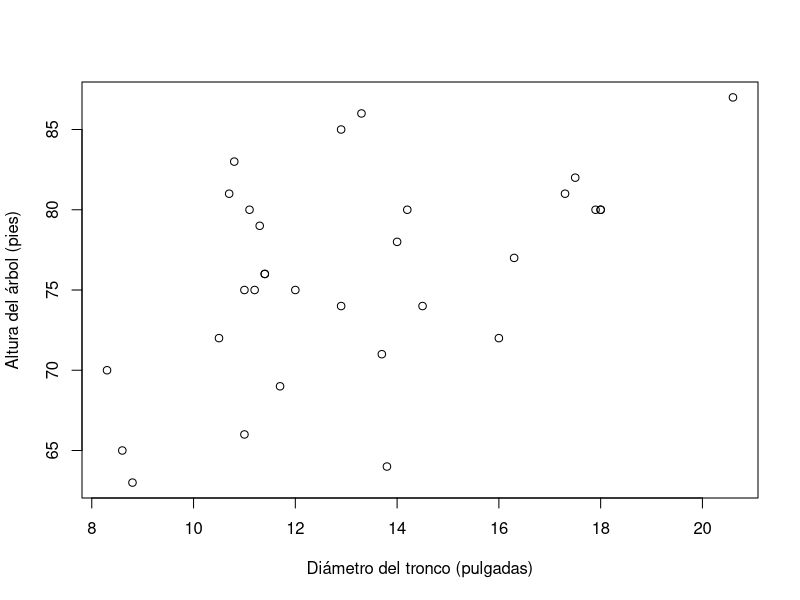
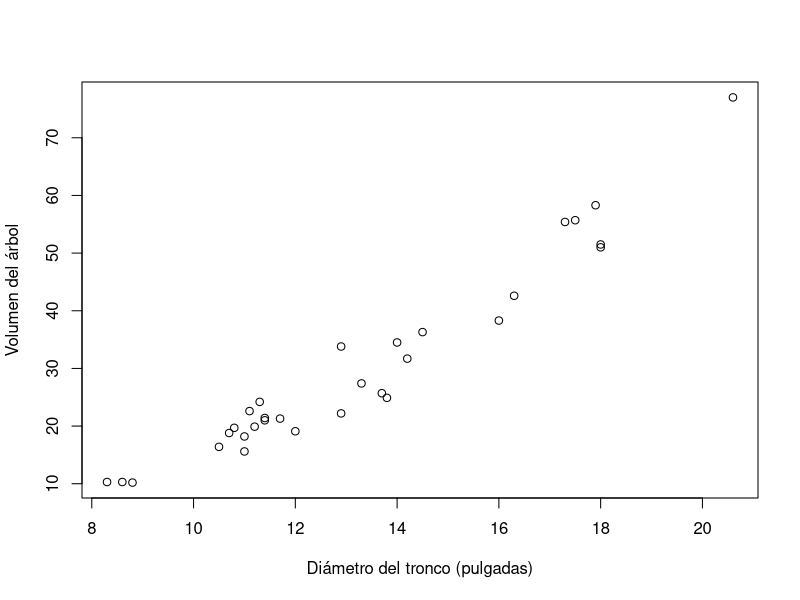

Recreate these plots in R, in order.
# Definir los números como un vector
numeros <- c(7.3, 6.8, 0.005, 9, 12, 2.4, 18.9, 0.9)

# Calcular la media
media <- mean(numeros)
print(media)

# Calcular la raíz cuadrada de cada número
raiz_cuadrada <- sqrt(numeros)
raiz_cuadrada


# Cargar los datos del archivo cherries.csv
cherries <- read.csv("cherries.csv")
print(cherries)

#1 Representar la altura del árbol ante el diámetro del tronco en un gráfico de puntos
plot(cherries$Girth, cherries$Height, xlab = "Diámetro del tronco (pulgadas)", ylab = "Altura del árbol (pies)")

#2 Representar el volumen del árbol ante el diámetro del tronco en un gráfico de puntos
plot(cherries$Girth, cherries$Volume, xlab = "Diámetro del tronco (pulgadas)", ylab = "Volumen del árbol")

# Calcular las rectas de regresión de los dos gráficos
regresion_altura <- lm(Height ~ Girth, data = cherries)
summary(regresion_altura)

regresion_volumen <- lm(Volume ~ Girth, data = cherries)
summary(regresion_volumen)

